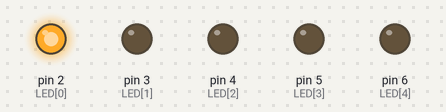
A sketch run on a simulated Arduino Uno, built with avr-gcc and run on an emulated ATmega328P. On the bench: output pins drawn as LEDs (lit = HIGH).

Above: at 0.2 s.
At 1.7 s:
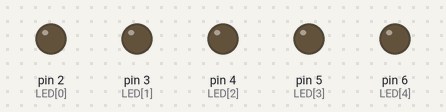
At 3.7 s:
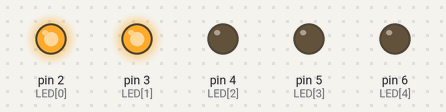
At 5.2 s:
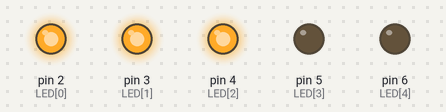
At 7.7 s:
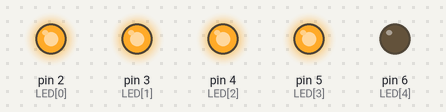
At 15.0 s:
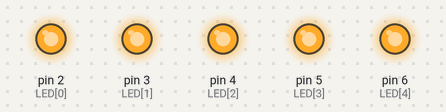
Timing chart, 0 to 16.3 s (numbered marks = the images above):
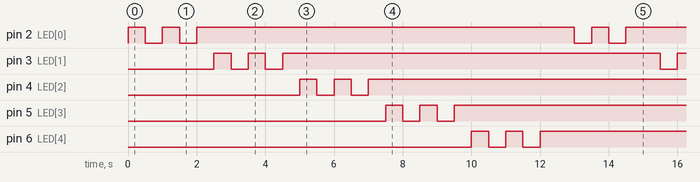

The sketch:

led_anim_array.ino
```cpp
const int jumlah = 5;
int LED[] = {2,3,4,5,6};
int x;

void setup() {
  for (x=0; x<jumlah; x++){
      pinMode(LED[x],OUTPUT);
    }
}

void loop() {
//  for (x=0; x<jumlah; x++){
//      digitalWrite(LED[x], HIGH);
//      delay(1000);
//    }
animasi1();
}
void animasi1(){

    for (x=0; x<jumlah; x++){
      digitalWrite(LED[x], HIGH);
      delay(500);
      digitalWrite(LED[x], LOW);
      delay(500);
      digitalWrite(LED[x], HIGH);
      delay(500);
      digitalWrite(LED[x], LOW);
      delay(500);
      digitalWrite(LED[x], HIGH);
      delay(500);
    }
}
```

Measured:
- by itself, pin 2 (LED[0]), pin 3 (LED[1]), pin 4 (LED[2]), pin 5 (LED[3]), pin 6 (LED[4]): repeats every 12.5 s: LOW 0.50 s, HIGH 0.50 s, LOW 0.50 s, HIGH 11.0 s
